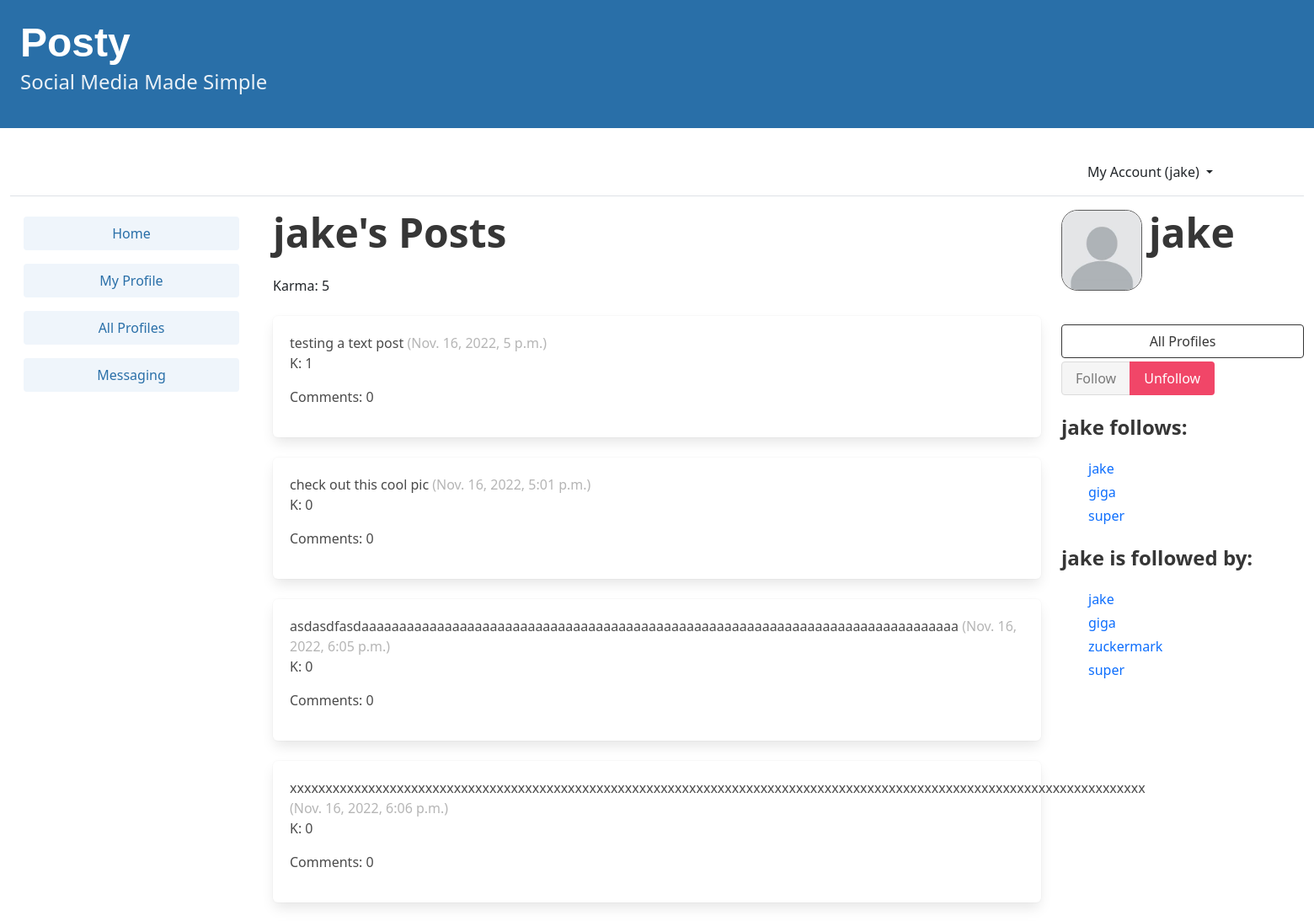
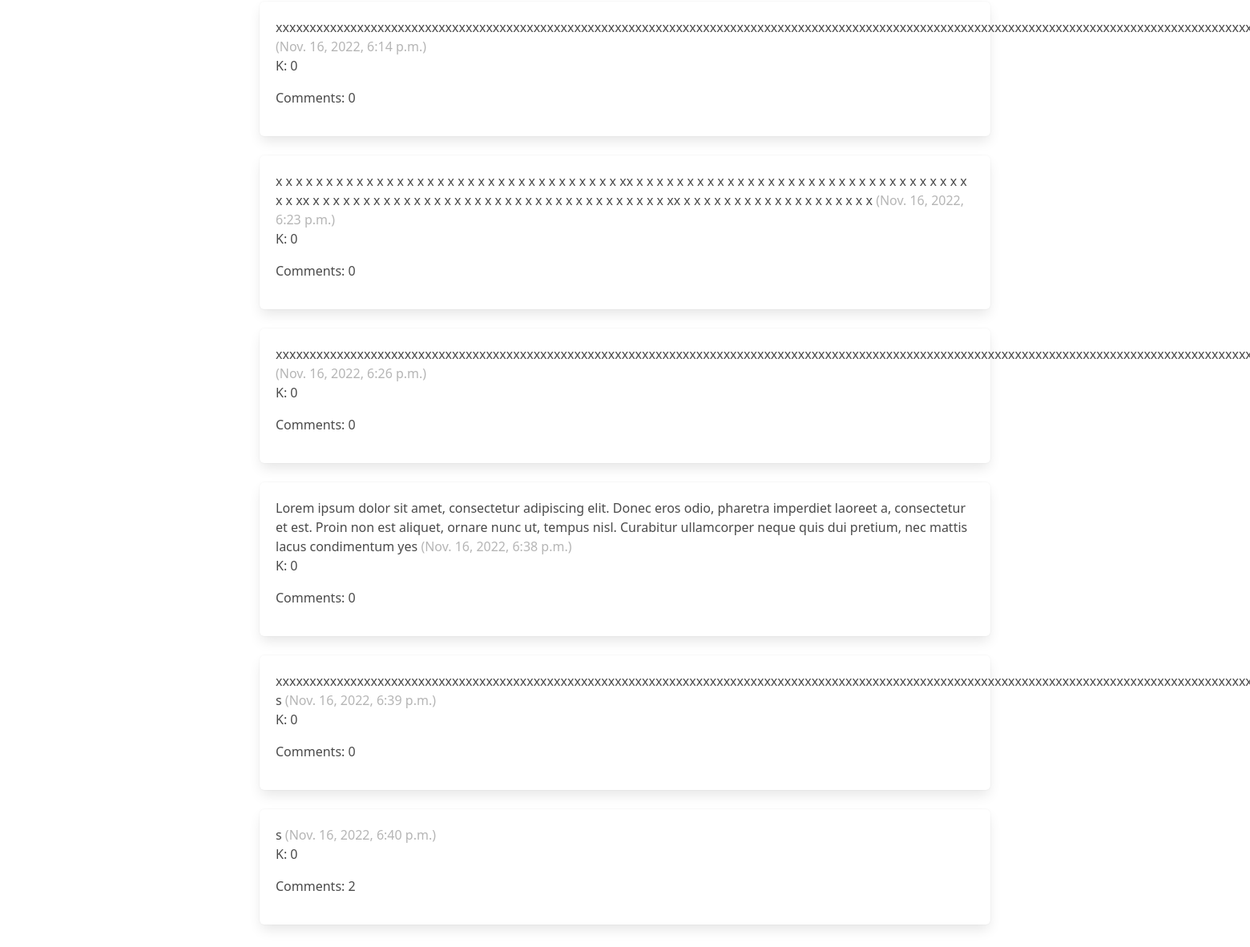
The page /profile/1/ (signed in) on the database as committed earlier (2 pictures, top to bottom).
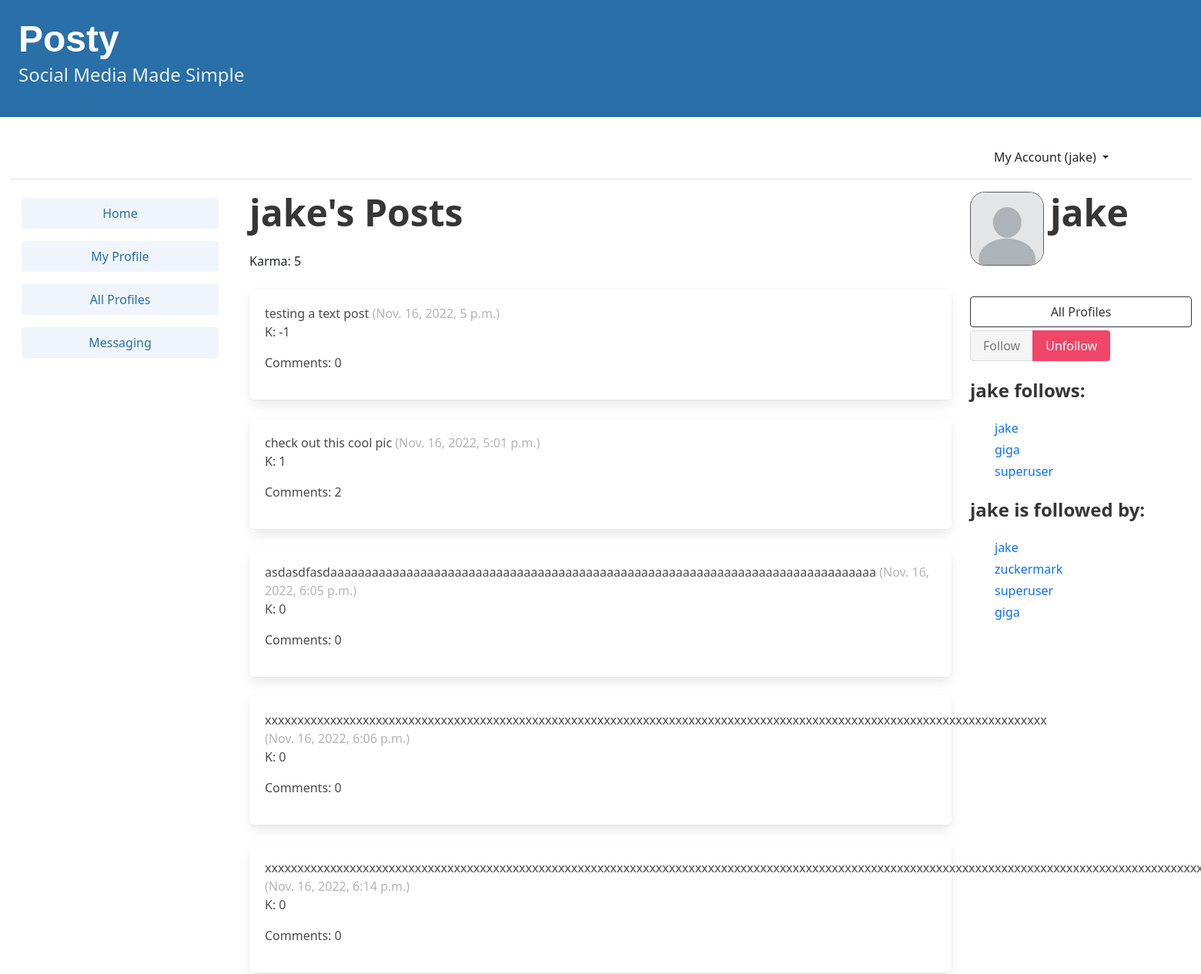
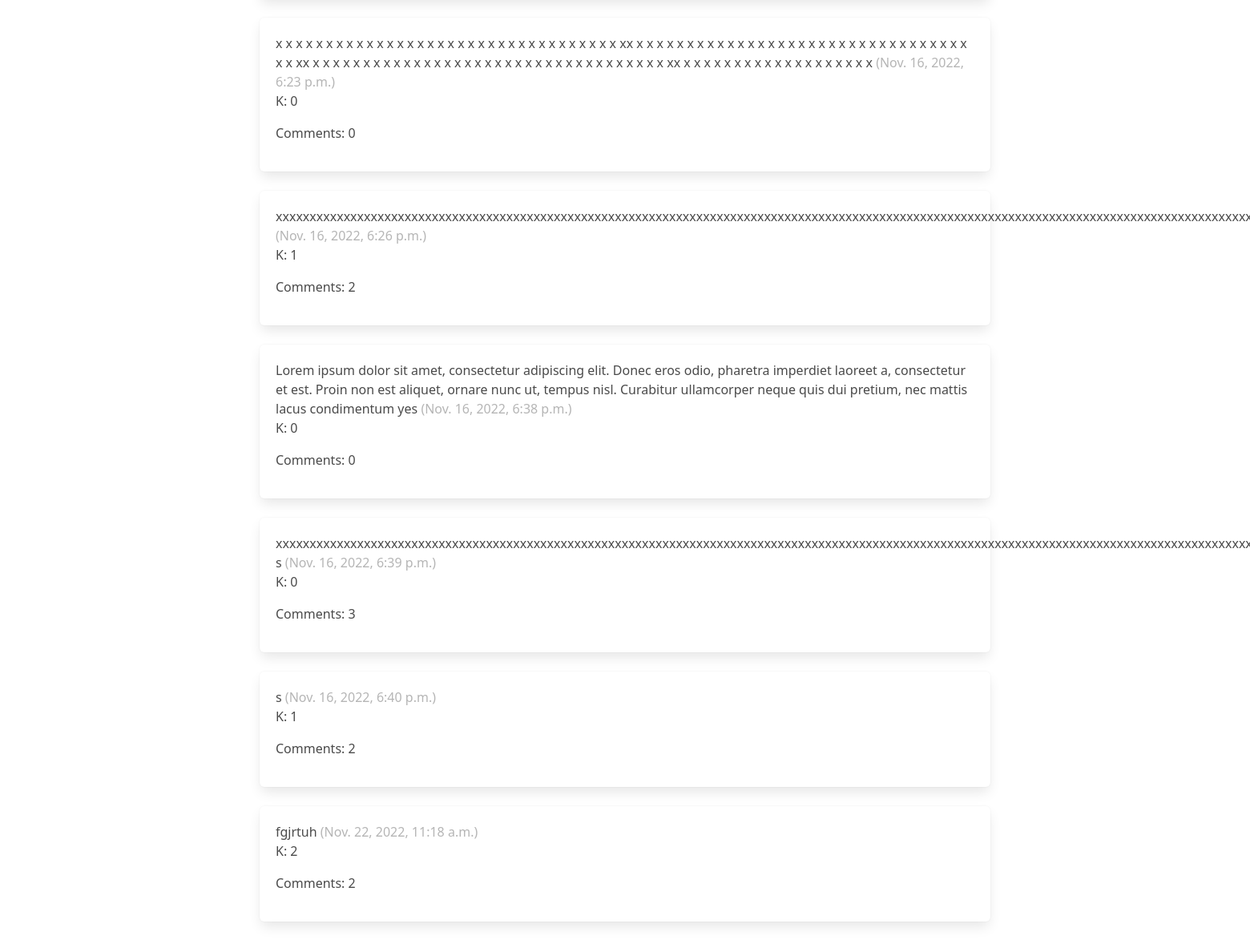
The same page on the database as committed later (2 pictures, top to bottom).
### accounts/models.py (models this page shows)
class User(AbstractUser):
    user_karma = models.IntegerField(default=0, blank=True, null=True)
    profile_picture = models.ImageField(
        default="default_pfp.jpg", upload_to="images/", blank=True, null=True
    )
    class Meta:
        db_table = "auth_user"

### posty/models.py (models this page shows, shortened)
class Profile(models.Model):
    user = models.OneToOneField(User, on_delete=models.CASCADE)
    follows = models.ManyToManyField(
        "self", related_name="followed_by", symmetrical=False, blank=True
    )
    def __str__(self):
        return self.user.username

class Post(models.Model):
    user = models.ForeignKey(User, related_name="posts", on_delete=models.DO_NOTHING)
    body = models.CharField(max_length=255)
    image = models.ImageField(
        default="onebyone.png", upload_to="images/", blank=True, null=True
    )
    created_at = models.DateTimeField(auto_now_add=True)
    post_karma = models.IntegerField(default=0, blank=True, null=True)
    comment_count = models.IntegerField(default=0, blank=True, null=True)
    edited = models.BooleanField(default=False)

### posty/views.py (the view, shortened to what this page needs)
# urls.py: path("profile/<int:pk>/", profile, name="profile"),
@login_required
def profile(request, pk):
    profile = Profile.objects.get(pk=pk)
    profile.user.posts.order_by("-created_at")
    return render(request, "posty/profile.html", {"profile": profile})

### templates/posty/profile.html (shortened to what this page needs)
{% extends 'base.html' %}
{% block content %}
    {% load static %}
    <div class="column is-three-fifths">
        <div class="block">
            <h1 class="title is-1">{{ profile.user.username }}'s Posts</h1>
            <p>Karma: {{ profile.user.user_karma }}</p>
        </div>
        <div class="content">
            {% for post in profile.user.posts.all %}
                <a class="post" href="{% url 'posty:post_detail' post.pk %}">
                    <div class="box">
                        {{ post.body }}
                        <span class="is-small has-text-grey-light">({{ post.created_at }})</span>
                        <p>K: {{ post.post_karma }}</p>
                        <p>Comments: {{ post.comment_count }}</p>
                    </div>
                </a>
                <br>
            {% endfor %}
        </div>
    </div>
    <div class="column is-one-fifth">
        <div class="columns">
            <div class="column is-one-third">
                <figure class="image is-96x96">
                    <img src={{ profile.user.profile_picture.url }} alt="Placeholder image" class="profile_pfp">
                </figure>
            </div>
            <div class="column">
                <h1 class="title is-1">{{ profile.user.username }}</h1>
            </div>
        </div>
        <div class="block">
            <a href="{% url 'posty:profile_list' %}" style="text-decoration: none;">
                <button class="button is-dark is-outlined is-fullwidth">All Profiles</button>
            </a>
            <form method="post">
                <div class="buttons has-addons mt-1">
                    {% if profile in user.profile.follows.all %}
                        <button class="button is-success is-static">Follow</button>
                        <button class="button is-danger" name="follow" value="unfollow">Unfollow</button>
                    {% else %}
                        <button class="button is-success has-background-info-dark"
                                name="follow"
                                value="follow">Follow</button>
                        <button class="button is-danger is-static">Unfollow</button>
                    {% endif %}
                </div>
            </form>
        </div>
        <div class="block">
            <h3 class="title is-4">{{ profile.user.username }} follows:</h3>
            <div class="content">
                <ul>
                    {% for following in profile.follows.all %}
                        <li>
                            <a href="{% url 'posty:profile' following.id %}">{{ following }}</a>
                        </li>
                    {% endfor %}
                </ul>
            </div>
        </div>
        <div class="block">
            <h3 class="title is-4">{{ profile.user.username }} is followed by:</h3>
            <div class="content">
                <ul>
                    {% for follower in profile.followed_by.all %}
                        <li>
                            <a href="{% url 'posty:profile' follower.id %}">{{ follower }}</a>
                        </li>
                    {% endfor %}
                </ul>
            </div>
        </div>
    </div>
    <link rel="stylesheet" href="{% static 'css/profile.css' %}">
{% endblock content %}

### templates/base.html (shortened to what this page needs)
<!DOCTYPE html>
{% load static %}
<html lang="en">
    <head>
        <link rel="stylesheet"
              href="https://cdn.jsdelivr.net/npm/bulma@0.9.3/css/bulma.min.css">
        <link href="https://cdn.jsdelivr.net/npm/bootstrap@5.1.3/dist/css/bootstrap.min.css"
              rel="stylesheet"
>
        <link href="http://ajax.googleapis.com/ajax/libs/jqueryui/1.8.16/themes/ui-lightness/jquery-ui.css"
              rel="stylesheet"
              type="text/css"/>
        <link rel="stylesheet" href="{% static 'css/base.css' %}">
    </head>
    <body>
        <a href="{% url 'posty:dashboard' %}" style="text-decoration: none;">
            <section class="hero is-small is-success mb-4 has-background-info-dark">
                <div class="hero-body">
                    <h1 class="title is-1 posty-title"
                        style="font-family:Klavika, sans-serif">Posty</h1>
                    <p class="subtitle is-4">Social Media Made Simple</p>
                </div>
            </section>
        </a>
        <div class="container-fluid">
            <header class="p-3 mb-3 border-bottom">
                <div class="container">
                    <div class="d-flex flex-wrap align-items-center justify-content-center justify-content-lg-start">
                            {% if user.is_authenticated %}
                            <div class="dropdown text-end">
                                <a href="#"
                                   class="d-block link-dark text-decoration-none dropdown-toggle"
                                   id="dropdownUser1"
                                   data-bs-toggle="dropdown"
                                   aria-expanded="false">
                                    My Account ({{ user.username }})
                                </a>
                                </div>
                            {% else %}
                            </ul>
                        {% endif %}
                    </div>
                </div>
            </header>
            <div class="columns">
                <div class="column is-one-fifth" id="left_column">
                    {% if user.is_authenticated %}
                        <ul class="nav flex-column" id="navlist">
                            <li class="nav-item">
                                <a class="nav-link active" href="{% url 'posty:dashboard' %}">
                                    <button class="button is-info is-light is-fullwidth">Home</button>
                                </a>
                            </li>
                            <li class="nav-item">
                                <a class="nav-link active"
                                   href="{% url 'posty:profile' request.user.profile.id %}">
                                    <button class="button is-info is-light is-fullwidth">My Profile</button>
                                </a>
                            </li>
                            <li class="nav-item">
                                <a class="nav-link" href="{% url 'posty:profile_list' %}">
                                    <button class="button is-info is-light is-fullwidth">All Profiles</button>
                                </a>
                            </li>
                            <li class="nav-item">
                                <div class="nav-link">
                                    <a href="#"
                                       class="d-block"
                                       id="dropdownUser1"
                                       data-bs-toggle="dropdown"
                                       aria-expanded="false">
                                        <button class="button is-info is-light is-fullwidth">Messaging</button>
                                    </a>
                                </div>
                            </li>
                        </ul>
                    {% endif %}
                </div>
                {% block content %}
                {% endblock content %}
            </div>
        </div>
    </body>
</html>

### static/css/base.css (style rules this page uses)
a { text-decoration: none; }
li { list-style: none; padding-left: 0; }
ul { list-style-position: inside; padding-left: 0; }
.posty-title { font-family: "Klavika", sans-serif; }

### static/css/profile.css (style rules this page uses)
.profile_pfp { border-radius: 20%; border: 1px solid rgb(92, 92, 92); }

Rows that differ between the two databases and show on the page:
changed Post "testing a text post": post_karma "1" → "-1"
changed Post "check out this cool pic": post_karma "0" → "1"; comment_count "0" → "2"
changed Post "Nov. 16, 2022, 6:26 p.m.": post_karma "0" → "1"; comment_count "0" → "2"
changed Post "Nov. 16, 2022, 6:39 p.m.": comment_count "0" → "3"
changed Post "Nov. 16, 2022, 6:40 p.m.": post_karma "0" → "1"
added Post: body "fgjrtuh", created_at "Nov. 22, 2022, 11:18 a.m.", post_karma "2", comment_count "2"
shown differently, row unchanged: Profile "giga": moves down the list
changed through a linked row, Profile: user.username "super" → "superuser"
